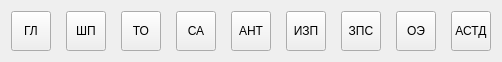
<?xml version="1.0" encoding="UTF-8"?>
<ui version="4.0">
 <class>ButtonGroup</class>
 <widget class="QWidget" name="ButtonGroup">
  <property name="geometry">
   <rect>
    <x>0</x>
    <y>0</y>
    <width>498</width>
    <height>58</height>
   </rect>
  </property>
  <property name="windowTitle">
   <string>Form</string>
  </property>
  <layout class="QHBoxLayout" name="horizontalLayout">
   <property name="spacing">
    <number>15</number>
   </property>
   <item>
    <widget class="QToolButton" name="glToolButton">
     <property name="minimumSize">
      <size>
       <width>40</width>
       <height>40</height>
      </size>
     </property>
     <property name="maximumSize">
      <size>
       <width>40</width>
       <height>40</height>
      </size>
     </property>
     <property name="toolTip">
      <string>Индикатор подсистемы ГЛ</string>
     </property>
     <property name="text">
      <string>ГЛ</string>
     </property>
     <property name="checkable">
      <bool>true</bool>
     </property>
    </widget>
   </item>
   <item>
    <widget class="QToolButton" name="shpToolButton">
     <property name="minimumSize">
      <size>
       <width>40</width>
       <height>40</height>
      </size>
     </property>
     <property name="maximumSize">
      <size>
       <width>40</width>
       <height>40</height>
      </size>
     </property>
     <property name="toolTip">
      <string>Индикатор подсистемы ШП</string>
     </property>
     <property name="text">
      <string>ШП</string>
     </property>
     <property name="checkable">
      <bool>true</bool>
     </property>
    </widget>
   </item>
   <item>
    <widget class="QToolButton" name="toToolButton">
     <property name="minimumSize">
      <size>
       <width>40</width>
       <height>40</height>
      </size>
     </property>
     <property name="maximumSize">
      <size>
       <width>40</width>
       <height>40</height>
      </size>
     </property>
     <property name="toolTip">
      <string>Индикатор тактической обстановки</string>
     </property>
     <property name="text">
      <string>ТО</string>
     </property>
     <property name="checkable">
      <bool>true</bool>
     </property>
    </widget>
   </item>
   <item>
    <widget class="QToolButton" name="saToolButton">
     <property name="minimumSize">
      <size>
       <width>40</width>
       <height>40</height>
      </size>
     </property>
     <property name="maximumSize">
      <size>
       <width>40</width>
       <height>40</height>
      </size>
     </property>
     <property name="toolTip">
      <string>Индикатор спектрального анализа</string>
     </property>
     <property name="text">
      <string>СА</string>
     </property>
     <property name="checkable">
      <bool>true</bool>
     </property>
    </widget>
   </item>
   <item>
    <widget class="QToolButton" name="antToolButton">
     <property name="minimumSize">
      <size>
       <width>40</width>
       <height>40</height>
      </size>
     </property>
     <property name="maximumSize">
      <size>
       <width>40</width>
       <height>40</height>
      </size>
     </property>
     <property name="toolTip">
      <string>Индикатор элементарных каналов антенны</string>
     </property>
     <property name="text">
      <string>АНТ</string>
     </property>
     <property name="checkable">
      <bool>true</bool>
     </property>
     <property name="checked">
      <bool>false</bool>
     </property>
    </widget>
   </item>
   <item>
    <widget class="QToolButton" name="izpToolButton">
     <property name="minimumSize">
      <size>
       <width>40</width>
       <height>40</height>
      </size>
     </property>
     <property name="maximumSize">
      <size>
       <width>40</width>
       <height>40</height>
      </size>
     </property>
     <property name="text">
      <string>ИЗП</string>
     </property>
     <property name="checkable">
      <bool>true</bool>
     </property>
    </widget>
   </item>
   <item>
    <widget class="QToolButton" name="zpsToolButton">
     <property name="minimumSize">
      <size>
       <width>40</width>
       <height>40</height>
      </size>
     </property>
     <property name="maximumSize">
      <size>
       <width>40</width>
       <height>40</height>
      </size>
     </property>
     <property name="toolTip">
      <string>Индикатор подсистемы ЗПС</string>
     </property>
     <property name="text">
      <string>ЗПС</string>
     </property>
     <property name="checkable">
      <bool>true</bool>
     </property>
    </widget>
   </item>
   <item>
    <widget class="QToolButton" name="oeToolButton">
     <property name="minimumSize">
      <size>
       <width>40</width>
       <height>40</height>
      </size>
     </property>
     <property name="maximumSize">
      <size>
       <width>40</width>
       <height>40</height>
      </size>
     </property>
     <property name="toolTip">
      <string>Индикатор прогнозирования (оценки) эффективности с учетом гидрологии</string>
     </property>
     <property name="text">
      <string>ОЭ</string>
     </property>
     <property name="checkable">
      <bool>true</bool>
     </property>
    </widget>
   </item>
   <item>
    <widget class="QToolButton" name="astdToolButton">
     <property name="minimumSize">
      <size>
       <width>40</width>
       <height>40</height>
      </size>
     </property>
     <property name="maximumSize">
      <size>
       <width>40</width>
       <height>40</height>
      </size>
     </property>
     <property name="toolTip">
      <string>Панель функциональной диагностики комплекса</string>
     </property>
     <property name="text">
      <string>АСТД</string>
     </property>
     <property name="checkable">
      <bool>true</bool>
     </property>
    </widget>
   </item>
  </layout>
 </widget>
 <resources/>
 <connections/>
</ui>
